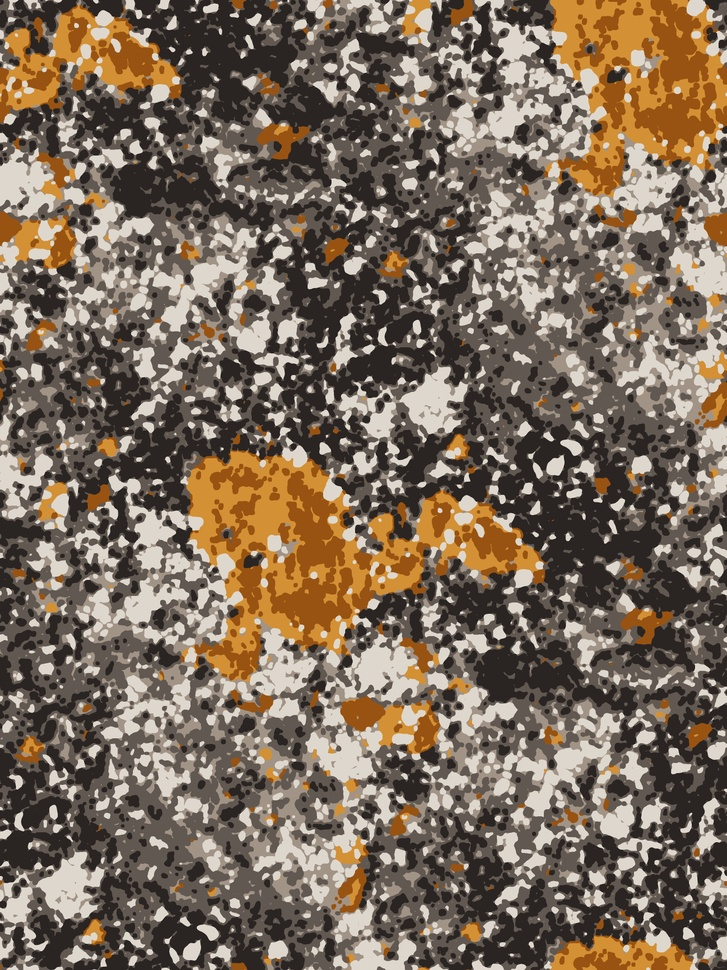
#> input picture flecky-camo-pattern.jpg, 727 x 970 px, shrunk from 3096 x 4128 before the run
$ python camo-11-20240609.py
#> lines starting #> are read from the running program, lines starting #| are printed output that depends on the picture
import numpy as np
import random
import os
import matplotlib.pyplot as plt
import matplotlib.patches as patches
from scipy.ndimage import gaussian_filter
from PIL import Image, ImageFilter

# Function to generate initial conditions
def generate_initial_conditions(size):
    pattern = np.random.rand(size, size, 3)
    return pattern

# Function to make the array/image seamless
def make_seamless(array):
    size = array.shape[0]
    seamless = np.copy(array)

    # Wrap around the edges
    seamless[:size//2, :size//2] = (array[:size//2, :size//2] + np.roll(array, shift=-(size//2), axis=(0,1))[:size//2, :size//2]) / 2
    seamless[:size//2, size//2:] = (array[:size//2, size//2:] + np.roll(array, shift=-(size//2), axis=(0,1))[:size//2, size//2:]) / 2
    seamless[size//2:, :size//2] = (array[size//2:, :size//2] + np.roll(array, shift=(size//2), axis=(0,1))[size//2:, :size//2]) / 2
    seamless[size//2:, size//2:] = (array[size//2:, size//2:] + np.roll(array, shift=(size//2), axis=(0,1))[size//2:, size//2:]) / 2

    # Blend edges
    seamless[:size//10, :] = (seamless[:size//10, :] + np.roll(seamless, shift=size//2, axis=0)[:size//10, :]) / 2
    seamless[-size//10:, :] = (seamless[-size//10:, :] + np.roll(seamless, shift=-size//2, axis=0)[-size//10:, :]) / 2
    seamless[:, :size//10] = (seamless[:, :size//10] + np.roll(seamless, shift=size//2, axis=1)[:, :size//10]) / 2
    seamless[:, -size//10:] = (seamless[:, -size//10:] + np.roll(seamless, shift=-size//2, axis=1)[:, -size//10:]) / 2

    return seamless

# Function to apply transformations to a single channel
def transform_channel(channel, iterations, sigma_x, sigma_y, brightness):
    for _ in range(iterations):
        channel = gaussian_filter(channel, sigma=(sigma_y, sigma_x))
        pil_image = Image.fromarray((channel * 255).astype(np.uint8), mode='L')
        pil_image = pil_image.filter(ImageFilter.SHARPEN)
        channel = np.array(pil_image) / 255.0
        channel = make_seamless(channel)
    # Apply brightness
    channel *= brightness
    return channel

# Function to apply transformations to the pattern
def transform_pattern(pattern, iterations, sigma_x, sigma_y, brightness):
    channels = []
    for i in range(3):
        channel = pattern[:, :, i]
        transformed_channel = transform_channel(channel, iterations[i], sigma_x[i], sigma_y[i], brightness[i])
        channels.append(transformed_channel)
    return np.stack(channels, axis=-1)

# Function to scale the pattern
def scale_pattern(pattern, scale_factor=10):
    pattern = np.kron(pattern, np.ones((scale_factor, scale_factor, 1)))
    return pattern

# Function to overlay patterns on a background image
def overlay_patterns_on_background(background_image_path, patterns, positions):
    background = Image.open(background_image_path).convert('RGB')
    background = np.array(background)

    for pattern, position in zip(patterns, positions):
        x, y = position
        pattern_size = pattern.shape[0]
        pattern_image = (pattern * 255).astype(np.uint8)

        # Overlay pattern on the background
        background[y:y+pattern_size, x:x+pattern_size] = pattern_image

    return Image.fromarray(background, mode='RGB')

# Display image for user selection in fullscreen
def display_selection_image(image, positions, size):
    fig, ax = plt.subplots(figsize=(20, 20))  # Larger figure size
    ax.imshow(image)

    # Create invisible rectangles for selection
    rects = []
    for x, y in positions:
        rect = patches.Rectangle((x, y), size, size, linewidth=1, edgecolor='none', facecolor='none')
        ax.add_patch(rect)
        rects.append(rect)

    selected_indices = []

    def on_click(event):
        for i, rect in enumerate(rects):
            if rect.contains_point((event.x, event.y)):
                print(f"Selected pattern: {i}")
                selected_indices.append(i)
                rect.set_edgecolor('g')
                fig.canvas.draw()
                if len(selected_indices) >= 4:  # Allow selection of 4 patterns
                    plt.close(fig)
                break

    fig.canvas.mpl_connect('button_press_event', on_click)
    plt.show(block=True)
    return selected_indices

# Function to crossover two genomes
def crossover(genome1, genome2):
    new_genome = {}
    for key in genome1:
        if isinstance(genome1[key], list):
            new_genome[key] = [random.choice([genome1[key][i], genome2[key][i]]) for i in range(3)]
        else:
            new_genome[key] = random.choice([genome1[key], genome2[key]])
    return new_genome

# Function to mutate a genome
def mutate(genome, mutation_rate):
    new_genome = genome.copy()
    if random.random() < mutation_rate:
        new_genome['pattern'] = np.clip(new_genome['pattern']+mutation_rate*np.random.rand(size, size, 3),0,1)
    if random.random() < mutation_rate:
        new_genome['iterations'] = [np.clip(new_genome['iterations'][i] + np.random.randint(-2, 3), 0, 20) for i in range(3)]
    if random.random() < mutation_rate:
        new_genome['sigma_x'] = [np.clip(new_genome['sigma_x'][i] + mutation_rate*np.random.uniform(-0.3, 0.3), 0, 2) for i in range(3)]
    if random.random() < mutation_rate:
        new_genome['sigma_y'] = [np.clip(new_genome['sigma_y'][i] + mutation_rate*np.random.uniform(-0.3, 0.3), 0, 2) for i in range(3)]
    if random.random() < mutation_rate:
        new_genome['brightness'] = [np.clip(new_genome['brightness'][i] + mutation_rate*np.random.uniform(-0.3, 0.3), 0, 1) for i in range(3)]
    return new_genome

# Function to generate the next generation
def next_generation(best_genomes, generation_num, folder_path):
    next_gen_genomes = []
    while len(next_gen_genomes) < 4:
        parent1, parent2 = random.sample(best_genomes, 2)
        child_genome = mutate(crossover(parent1, parent2),1.0/float(generation_num))
        next_gen_genomes.append(child_genome)

    # Save new generation
    new_folder_path = os.path.join(folder_path, f'generation_{generation_num}')
    os.makedirs(new_folder_path, exist_ok=True)

    for i, genome in enumerate(next_gen_genomes):
        pattern = generate_initial_conditions(size)
        transformed_pattern = transform_pattern(pattern, genome['iterations'], genome['sigma_x'], genome['sigma_y'], genome['brightness'])
        scaled_pattern = scale_pattern(transformed_pattern)

        # Ensure the scaled pattern is in the 0..1 range
        scaled_pattern = np.clip(scaled_pattern, 0, 1)

        plt.imsave(os.path.join(new_folder_path, f'pattern_{i}.png'), scaled_pattern)

    return next_gen_genomes

# Main program
individuals=16
kill=4
keep=individuals-kill
size = 30
background_image_path = 'flecky-camo-pattern.jpg'  # Replace with your image path
folder_path = './generations'

# Initialize genomes
initial_genomes = [
    {
     'pattern': generate_initial_conditions(size),
     'iterations': [random.randint(0, 20), random.randint(0, 20), random.randint(0, 20)],
     'sigma_x': [random.uniform(0.5, 1.5), random.uniform(0.5, 1.5), random.uniform(0.5, 1.5)],
     'sigma_y': [random.uniform(0.5, 1.5), random.uniform(0.5, 1.5), random.uniform(0.5, 1.5)],
     'brightness': [random.uniform(0.3, 0.9), random.uniform(0.3, 0.9), random.uniform(0.3, 0.9)]
     }
     for _ in range(individuals)
]

# Load the background image to get its dimensions
background = Image.open(background_image_path)
#> background is the input picture: PIL image 727x970 RGB; mean R, G, B 124, 108, 91.5
bg_width, bg_height = background.size
#> bg_width = 727; bg_height = 970

# Repeat process for multiple generations
num_generations = 20
for generation_num in range(1, num_generations + 1):
    # Generate initial patterns and overlay them
    patterns = [scale_pattern(transform_pattern(genome['pattern'], genome['iterations'], genome['sigma_x'], genome['sigma_y'], genome['brightness'])) for genome in initial_genomes]

    # Generate random positions for the initial overlay
    positions = [
        (random.randint(0, bg_width - size * 10), random.randint(0, bg_height - size * 10))
        for _ in range(individuals)
    ]

    overlayed_image = overlay_patterns_on_background(background_image_path, patterns, positions)
#> after the loop in overlay_patterns_on_background, `for pattern, position in zip(patterns, positions):`:
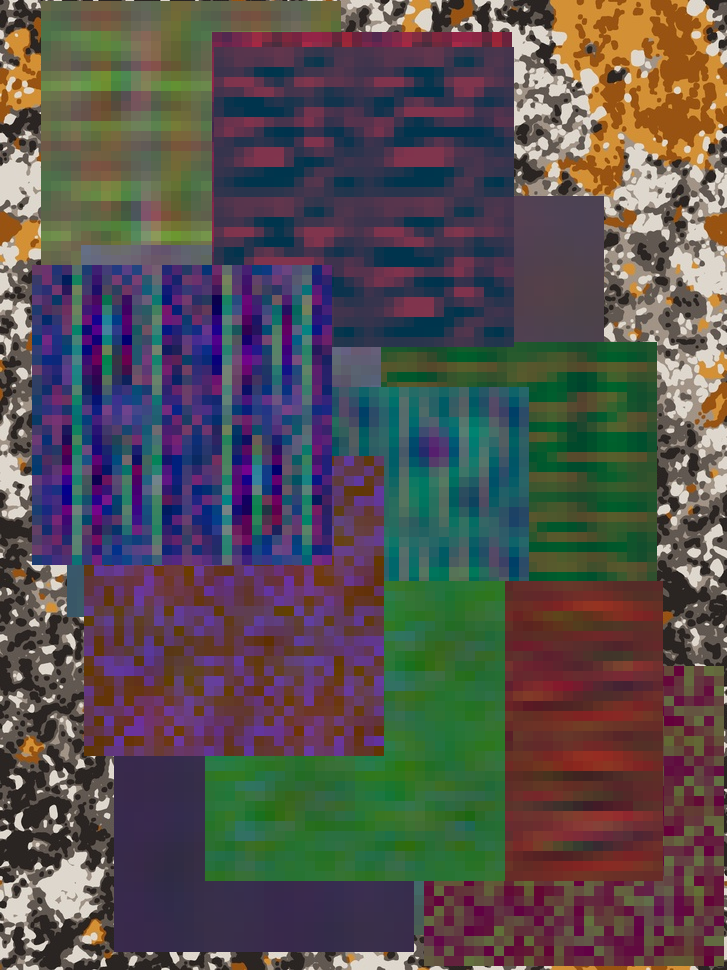
#> background: shape (970, 727, 3); mean R, G, B 85.7, 79.5, 79.2

    # Display for selection
    selected_indices = display_selection_image(overlayed_image, positions, size * 10)
#> in display_selection_image, `plt.show(block=True)`:
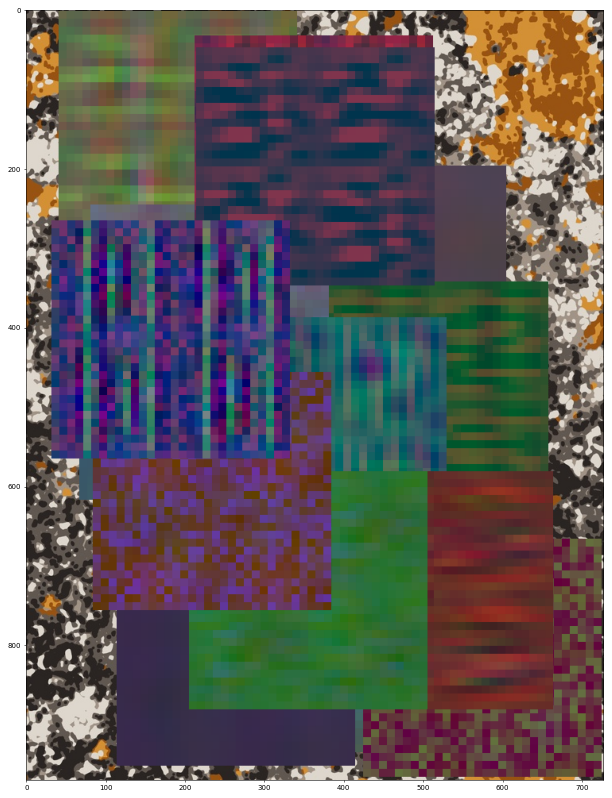
#> figure drawn by matplotlib, 1 panel
#> selected_indices = []
    selected_genomes = [initial_genomes[i] for i in selected_indices]
#> selected_genomes = []
    unselected_genomes = [initial_genomes[i] for i, _ in enumerate(initial_genomes) if i not in selected_indices]
#> unselected_genomes = 16 items

    # Generate next generation
    next_gen_genomes = next_generation(unselected_genomes, generation_num, folder_path)
#> after the loop in next_generation, `while len(next_gen_genomes) < 4:`: next_gen_genomes = 4 items
#> the loop in next_generation, `for i, genome in enumerate(next_gen_genomes):` made 4 passes
#> pass 1, in make_seamless (call 425), `seamless = np.copy(array)`:
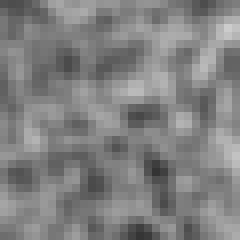
#> seamless: shape (30, 30) float64 (shown 8 times larger); min 0.204, max 0.8, mean 0.504
#> pass 1, in make_seamless (call 426), `seamless = np.copy(array)`:
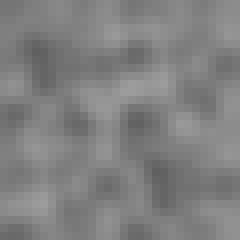
#> seamless: shape (30, 30) float64 (shown 8 times larger); min 0.376, max 0.612, mean 0.502
#> after the loop in next_generation, `for i, genome in enumerate(next_gen_genomes):`:
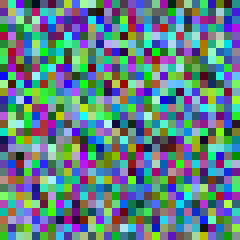
#> pattern: shape (30, 30, 3) float64 (shown 8 times larger); mean of channels 0, 1, 2 0.378, 0.502, 0.524; drawn as R, G, B
#> after the loop in next_generation, `for i, genome in enumerate(next_gen_genomes):`:
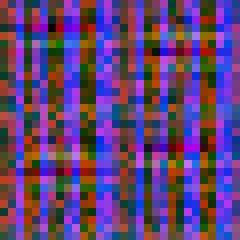
#> transformed_pattern: shape (30, 30, 3) float64 (shown 8 times larger); mean of channels 0, 1, 2 0.378, 0.256, 0.457; drawn as R, G, B
#> next_gen_genomes = 4 items

    # Store the best genomes for the next iteration
    initial_genomes = unselected_genomes + random.sample(next_gen_genomes, kill)
#> initial_genomes = 20 items
